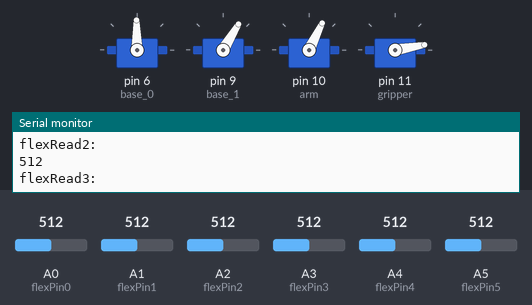
A sketch run on a simulated Arduino Uno, built with avr-gcc and run on an emulated ATmega328P. Parts: 4 × servo, the last lines printed to the serial monitor. Inputs (shaded band) come from the test bench; at power-on: A3 (flexPin3) = 512, A2 (flexPin2) = 512, A0 (flexPin0) = 512, A1 (flexPin1) = 512, A4 (flexPin4) = 512, A5 (flexPin5) = 512.

Above: at 1.2 s.
1.3 s: A3 (flexPin3) set to 486
At 2.4 s:
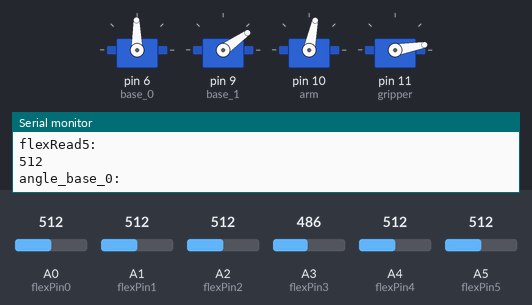
3.4 s: A2 (flexPin2) set to 531
5.1 s: A2 (flexPin2) set to 564
At 7.9 s:
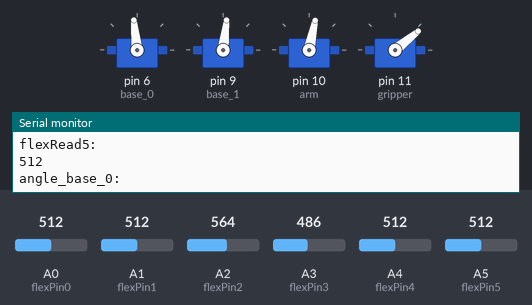
8.1 s: A3 (flexPin3) set to 510
At 9.29 s:
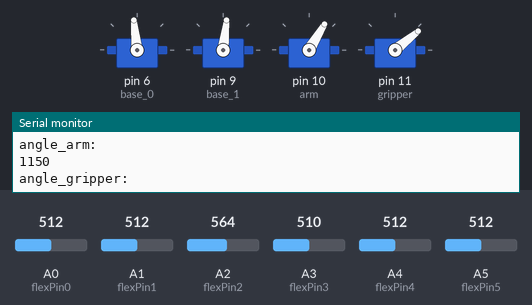
11.1 s: A2 (flexPin2) set to 540
At 13.26 s:
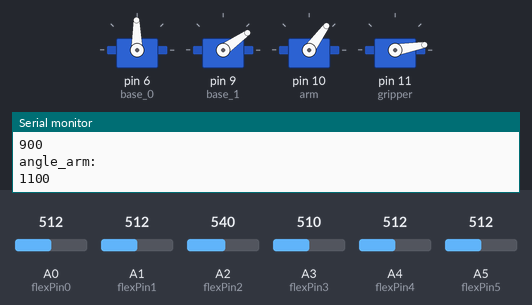
14.1 s: A2 (flexPin2) set to 560
At 17.91 s:
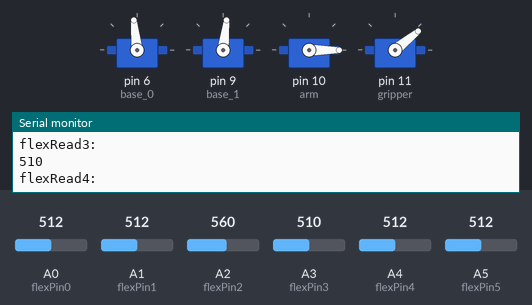
Timing chart, 0 to 18.1 s (numbered marks = the images above; inputs shaded):
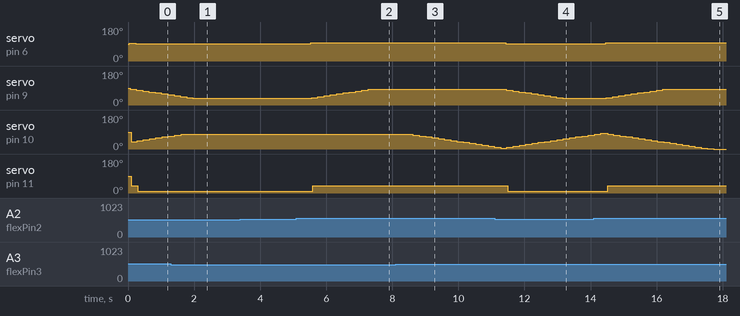

Measured:
- the behaviour switches between 500 and 499 on A3 (flexPin3) (found by bisection; images 0 and 1)
- the behaviour switches between 549 and 550 on A2 (flexPin2) (found by bisection; images 1 and 2)
- after the input at 1.3 s, servo on pin 10 (arm): goes on until 1.6 s, then stays 78°
- after the input at 5.1 s, servo on pin 6 (base_0): 91° → 96° after 0.44 s; servo on pin 9 (base_1): moves from 35° to 83° over 1.7 s, starting after 0.46 s; servo on pin 11 (gripper): 10° → 39° after 0.50 s
- after the input at 8.1 s, servo on pin 10 (arm): moves from 78° to 10° over 2.5 s, starting after 0.52 s
- after the input at 11.1 s, servo on pin 6 (base_0): 96° → 91° after 0.33 s; servo on pin 9 (base_1): moves from 83° to 35° over 1.7 s, starting after 0.35 s; servo on pin 11 (gripper): 39° → 10° after 0.39 s
- after the input at 14.1 s, servo on pin 6 (base_0): 91° → 96° after 0.36 s; servo on pin 9 (base_1): moves from 35° to 83° over 1.7 s, starting after 0.38 s; servo on pin 11 (gripper): 10° → 39° after 0.42 s

The sketch:

ECE_387_Robotic_Arm.ino
```cpp
/*
 * This script was written by Takdanai Tantiyartyanontha.
 */

// .writeMicroseconds(1510) makes the
// continuous servo 1 stop
// values above 1510 = ccw
// values below 1510 = cw
// servo 1 was used as the base_0 servo
//
// .writeMicroseconds(1400) as initial position
// for base_1 servo.
// value higher angle limit = 500
// value lower angle limit = 1600
//
// .writeMicroseconds(950) as initial position
// for arm servo.
// value higher angle limit = 1400
// value lower angle limit = 900
//
// .writeMicroseconds(650) for the
// gripper servo to clamp
// values above 650 = unclamp

// Calling the Arduino Servo Library
#include <Servo.h>;

// Declaring and/or initializing variable to be used
// as pin assignments and values written to the
// assigned pins.
int flexPin0 = 0;
int flexPin1 = 1;
int flexPin2 = 2;
int flexPin3 = 3;
int flexPin4 = 4;
int flexPin5 = 5;
int flexRead0;
int flexRead1;
int flexRead2;
int flexRead3;
int flexRead4;
int flexRead5;
//
// Declaring and initializing servo signals.
int angle_base_0 = 1510;
int angle_base_1 = 1400;
int angle_arm = 950;
int angle_gripper = 950;
Servo base_0; // base servo to rotate platform
Servo base_1; // base servo to rotate arm
Servo arm; // arm servo to adjust second arm angle
Servo gripper; // servo used to contorl gripping

void setup(void)
{
  // put your setup code here, to run once:
  // Setting the baud rate.
  Serial.begin(9600);

  // Set up servo pins for each component.
  base_0.attach(6);
  base_1.attach(9);
  arm.attach(10);
  gripper.attach(11);
}

void loop()
{

  // put your main code here, to run repeatedly:
  // Assigning the registered input values from
  // pin A0 and A1 to repective variables.

  // Reading input values from the flex sensors.
  flexRead0 = analogRead(flexPin0);
  flexRead1 = analogRead(flexPin1);
  flexRead2 = analogRead(flexPin2);
  flexRead3 = analogRead(flexPin3);
  flexRead4 = analogRead(flexPin4);
  flexRead5 = analogRead(flexPin5);

  // Checking the variables with the input values.
  Serial.println("flexRead0:");
  Serial.println(flexRead0);
  Serial.println("flexRead1:");
  Serial.println(flexRead1);
  Serial.println("flexRead2:");
  Serial.println(flexRead2);
  Serial.println("flexRead3:");
  Serial.println(flexRead3);
  Serial.println("flexRead4:");
  Serial.println(flexRead4);
  Serial.println("flexRead5:");
  Serial.println(flexRead5);

  // testing angle control
//  angle_base_0 = 1510;
//  angle_gripper = 750;
//  angle_gripper = 950;

  // Checking angle signal outputs.
  base_0.writeMicroseconds(angle_base_0);
  Serial.println("angle_base_0:");
  Serial.println(angle_base_0);
  base_1.writeMicroseconds(angle_base_1);
  Serial.println("angle_base_1:");
  Serial.println(angle_base_1);
  arm.writeMicroseconds(angle_arm);
  Serial.println("angle_arm:");
  Serial.println(angle_arm);
  gripper.writeMicroseconds(angle_gripper);
  Serial.println("angle_gripper:");
  Serial.println(angle_gripper);

  // Mapping base_0 motor: angle_base_0
  // for flexSensor 5.
  if (flexRead5 >= 550 && flexRead2 >= 550) {
    angle_base_0 = 1545;
  }
  else if (flexRead5 >= 500 && flexRead2 >= 550) {
    angle_base_0 = 1535;
  }
  else if (flexRead5 >= 550 && flexRead2 < 550) {
    angle_base_0 = 1475;
  }
  else if (flexRead5 >= 500 && flexRead2 < 550) {
    angle_base_0 = 1485;
  }
  else if (flexRead5 < 500) {
    angle_base_0 = 1510;
  }
  else {
  }

  // Mapping arm motor: angle_base_1
  // for flexSensor 1.
  if (flexRead1 >= 600 && flexRead2 >= 550) {
    angle_base_1 = angle_base_1 + 100;
  }
  else if (flexRead1 >= 500 && flexRead2 >= 550) {
    angle_base_1 = angle_base_1 + 50;
  }
  else if (flexRead1 >= 600 && flexRead2 < 550) {
    angle_base_1 = angle_base_1 - 100;
  }
  else if (flexRead1 >= 500 && flexRead2 < 550) {
    angle_base_1 = angle_base_1 - 50;
  }
  else {
  }

  // Preventing arm from rotating pass 180 degrees
  // for arm motor
  if (angle_base_1 >= 1400) {
    angle_base_1 = 1400;
  }
  else if (angle_base_1 <= 900) {
    angle_base_1 = 900;
  }
  else {
  }

  // Mapping arm motor: angle_arm
  // for flexSensor 3.
  if (flexRead3 >= 600 && flexRead2 >= 550) {
    angle_arm = angle_arm - 100;
  }
  else if (flexRead3 >= 500 && flexRead2 >= 550) {
    angle_arm = angle_arm - 50;
  }
  else if (flexRead3 >= 600 && flexRead2 < 550) {
    angle_arm = angle_arm + 100;
  }
  else if (flexRead3 >= 500 && flexRead2 < 550) {
    angle_arm = angle_arm + 50;
  }
  else {
  }

  // Preventing arm from rotating pass 180 degrees
  // for arm motor
  if (angle_arm >= 1600) {
    angle_arm = 1600;
  }
  else if (angle_arm <= 500) {
    angle_arm = 500;
  }
  else {
  }

  // Mapping gripper motor: angle_base_0
  // for flexSensor 4.
  if (flexRead4 >= 500 && flexRead2 >= 550) {
    angle_gripper = 950;
  }
  else if (flexRead4 >= 500 && flexRead2 < 550) {
      angle_gripper = 650;
  }
  else {
  }

}
```
